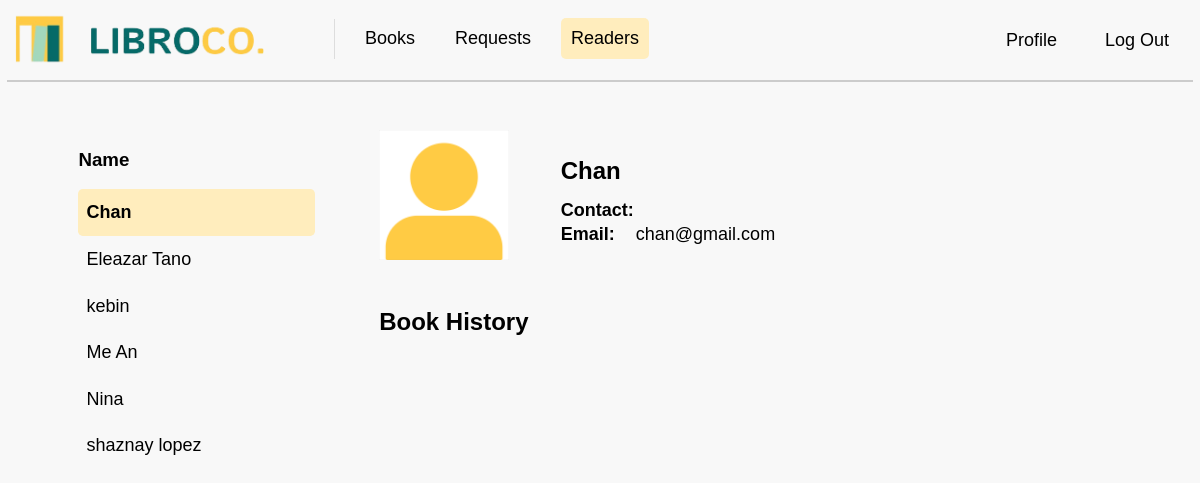
The page /readers on the database its author committed.
### tables this page shows
CREATE TABLE "users" (
	"user_id"	INTEGER PRIMARY KEY AUTOINCREMENT,
	"user_name"	TEXT,
	"user_email"	TEXT,
	"user_password"	TEXT UNIQUE,
	"user_contact"	TEXT,
	"user_code"	TEXT
);

### app.py (the view)
@app.route("/readers")
def readers():
    all_users = getall_records("users")
    readers = [user for user in all_users if user["user_id"] != 1]
    readers_with_history = []
    for reader in readers:
        reader_id = reader['user_id']
        sql_history = """
            SELECT books.book_title
            FROM requests
            JOIN books ON requests.book_id = books.book_id
            WHERE requests.user_id = ?
        """
        history = getprocess(sql_history, (reader_id,))
        sql_image = """
            SELECT user_image
            FROM profileimages
            WHERE user_id = ?
        """
        user_image = getprocess(sql_image, (reader_id,))
        image_path = f"static/{user_image[0]['user_image']}" if user_image else url_for('static', filename='images/default_profile.png')
        readers_with_history.append({
            "name": reader["user_name"],
            "contact": reader["user_contact"] or "",
            "email": reader["user_email"],
            "history": [h['book_title'] for h in history],
            "user_image": image_path  # Pass the relative image path to the template
        })
    readers_with_history = sorted(readers_with_history, key=lambda x: x['name'].lower())
    return render_template("readers.html", readers=readers_with_history)

### app.py (called while the page is built)
@app.before_request
def before_request():
    print("Session data:", session)

### dbhelper.py (called while the page is built)
def getprocess(sql: str, params: tuple = ()) -> list:
    try:
        db = connect(database, timeout=30, check_same_thread=False)  # Adding timeout and thread safety
        db.row_factory = Row  # Ensure that rows are returned as dictionaries
        cursor = db.cursor()
        cursor.execute(sql, params)
        data = cursor.fetchall()  # Fetch the data
        return data
    except Error as e:
        print(f"SQLite error: {e}")
        return []
    finally:
        db.close()  # Ensure the connection is closed

def getall_records(table: str) -> list:
    try:
        db = connect(database, timeout=30, check_same_thread=False)
        db.row_factory = Row  # Ensures rows are returned as Row objects
        cursor = db.cursor()
        sql = f"SELECT * FROM `{table}`"
        cursor.execute(sql)
        data = cursor.fetchall()
        return [dict(row) for row in data]
    except Error as e:
        print(f"SQLite error: {e}")
        return []
    finally:
        db.close()  # Ensure the connection is closed

### templates/readers.html (shortened to what this page needs)
<!DOCTYPE html>
<html>
<head>
    <link rel="stylesheet" href="{{ url_for('static', filename='css/mainstyle.css') }}">
    <link rel="stylesheet" href="{{ url_for('static', filename='css/readersStyles.css') }}">
</head>
<body>
    <nav>
        <a class="navbar-brand" href="{{ url_for('books') }}">
            <img src="{{ url_for('static', filename='images/logo.png') }}" class="logo" width="250" height="50"
                alt="LibroCo. Logo">
        </a>
        <div class="navbar-links">
            <a href="{{ url_for('books') }}">Books</a>
            <a href="{{ url_for('requests') }}">Requests</a>
            <a href="{{ url_for('readers') }}" class="active">Readers</a>
        </div>
        <div class="navbar-right">
            <a href="{{ url_for('profile') }}">Profile</a>
            <a href="{{ url_for('logout') }}">Log Out</a>
        </div>
    </nav>
    <div class="divider"></div>
    <div class="container">
        <div class="readers_container">
            <h3 class="readers_header">Name</h3>
            <ol class="readers_list">
                {% for reader in readers %}
                <li data-name="{{ reader.name }}"
                    data-email="{{ reader.email }}"
                    data-contact="{{ reader.contact }}"
                    data-history="{{ ', '.join(reader.history) }}"
                    data-image="{{ reader.user_image }}"
                    onclick="showReaderDetails(this)">
                    {{ reader.name }}
                </li>
                {% endfor %}
            </ol>
        </div>
        <div class="main_content">
            <div class="profile_container">
                <div class="profile_image">
                    {% if readers %}
                        <img src="{{ url_for('static', filename=(readers[0].user_image if readers[0].user_image else 'images/default_profile.png')) }}" alt="Profile Image">
                    {% else %}
                        <img src="{{ url_for('upload_image', filename=reader.user_image) }}" alt="Profile Image">
                    {% endif %}
                </div>
                <div class="profile_details">
                    <h3 class="name">{{ readers[0].name if readers else 'No Readers' }}</h3>
                    <h5 class="label">Contact: </h5>
                    <h5 class="label">Email: <span class="email_details">{{ readers[0].email if readers else ''
                            }}</span></h5>
                </div>
            </div>
            <div class="book_history">
                <h3 class="book_history_header">Book History</h3>
            </div>
        </div>
    </div>
</body>
</html>

### static/css/mainstyle.css (style rules this page uses)
.navbar-right a { transition: background-color 0.3s ease; margin-right: 8px; margin-top: 2px; }
body { background: #f8f8f8; background-repeat: no-repeat; background-attachment: fixed; background-size: 100% 100%; font-family: 'Istok Web', sans-serif; }
.logo { margin: -9px; margin-right: 0; margin-left: -9px; margin-top: -9px; }
nav { display: flex; justify-content: flex-start; align-items: center; padding: 5px; background-color: #f8f8f8; font-size: 18px; }
.navbar-brand { display: flex; align-items: center; text-decoration: none; color: black; margin-right: 40px; }
.navbar-links { display: flex; margin-top: -1px; margin-left: 0%; gap: 20px; font-size: 18px; }
.navbar-right { display: flex; margin-left: auto; gap: 20px; }
nav a { text-decoration: none; color: black; padding: 10px; font-family: Arial, Helvetica, sans-serif; transition: background-color 0.3s ease; }
.active { background-color: #ffedbd; border-radius: 5px; font-weight: normal; }
.divider { width: auto; height: 2px; background-color: #ccc; margin-top: 10px; margin-left: fixed; }

### static/css/readersStyles.css (style rules this page uses)
.divider { width: auto; height: 2px; background-color: #ccc; margin-top: 10px; margin-left: -1px; margin-right: -1px; }
.container { display: flex; justify-content: center; align-items: flex-start; gap: 2rem; width: 100%; margin-top: 3rem; box-sizing: border-box; }
.readers_container { display: flex; flex-direction: column; width: 20%; }
.readers_list { list-style-type: none; margin-top: 0.625rem; line-height: 1.7; font-size: 18px; word-break: break-all; max-height: 600px; overflow-y: auto; scrollbar-width: none; display:block; margin:0; padding:0; }
.readers_list li { cursor: pointer; white-space: nowrap; overflow: hidden; text-overflow: ellipsis; padding: 0.5rem; border-radius: 0.3rem; transition: background-color 0.3s ease; }
.readers_list li.selected { background-color: #FFEDBD; font-weight: bold; }
.main_content { width: 60%; display: flex; flex-direction: column; align-items: center; margin-left: 2rem; margin-right: 2rem; }
.profile_container { display: flex; justify-content: space-between; align-items: center; margin-left: auto; margin-right: auto; box-sizing: border-box; width: 100%; padding-right: 1rem; }
.profile_image { height: 8.125rem; width: 8.125rem; display: flex; justify-content: center; overflow: hidden; }
.profile_image img { width: 100%; height: 100%; object-fit: cover; }
.profile_details { margin-left: -0.45rem; height: auto; width: 70%; word-break: break-all; white-space: nowrap; overflow: hidden; text-overflow: ellipsis; }
.name { font-size: 24px; margin: 0; line-height: 2.3; margin-left: 1rem; }
.label, .contact_details, .email_details { margin: 0.125rem 0; line-height: 1.2; margin-left: 1rem; }
.label { font-weight: bold; font-size: 18px; }
.contact_details, .email_details { font-weight: normal; font-size: 18px; }
.book_history { display: flex; flex-direction: column; align-items: flex-start; margin-top: 2.125rem; margin-left: auto; margin-right: auto; box-sizing: border-box; width: 100%; max-height: 492px; overflow-y: auto; scrollbar-width: none; }
.book_history_header { margin: 0; text-align: left; line-height: 2.3; font-size: 24px; position: sticky; top: 0; background-color: #f8f8f8; }

### rows shown on the page
users: name "Chan"
users: name "Eleazar Tano"
users: name "kebin"
users: name "Me An"
users: name "Nina"
users: name "shaznay lopez"
